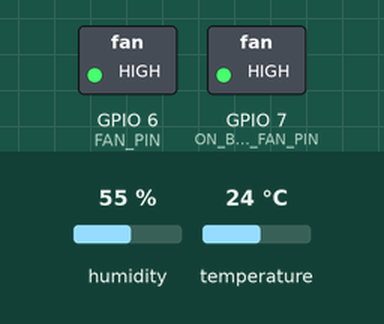
Recording of a sketch running on a simulated ESP8266 (NodeMCU). Parts: switched loads named in the sketch (green lamp = pin HIGH). Inputs (shaded band) come from the test bench; at power-on: humidity 55 %, temperature 24 °C. WiFi joins after 1.5 s; servers stay silent unless stated; uploads are accepted with an empty reply; what the sketch prints to the serial monitor is not drawn.

Above: at 0.1 s.
At 2.6 s:
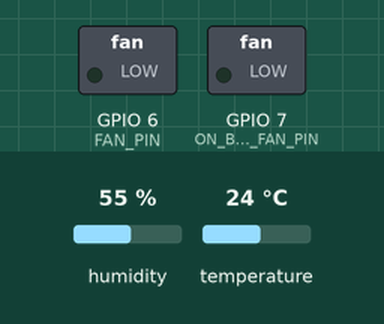
At 3.1 s:
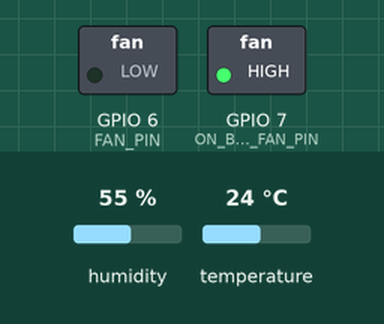
Timing chart, 0 to 4.6 s (numbered marks = the images above):
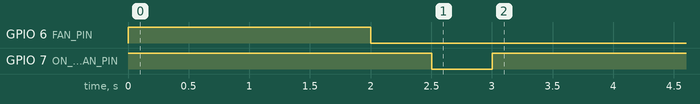

The sketch:

monitoringSystem.ino
```cpp
#include <ESP8266WiFi.h>
#include <ESP8266HTTPClient.h>
#include <Arduino_JSON.h>
#include <WiFi.h>
#include "DHT.h"

const char* ssid = "Hardware-Lab";
const char* password = "H@rdw@re2o23";
const char* server_address = "http://localhost/baby_monitor/baby_monitor.php";

#define DHTPIN 2
#define DHTTYPE DHT11
DHT dht11_sensor(DHTPIN, DHTTYPE);
WiFiClient client;

#define FAN_PIN 6
#define ON_BOARD_FAN_PIN 7

void setup() {
  Serial.begin(115200);

  pinMode(ON_BOARD_FAN_PIN, OUTPUT);
 pinMode(FAN_PIN, OUTPUT);

  digitalWrite(ON_BOARD_FAN_PIN, HIGH);
  digitalWrite(FAN_PIN, HIGH);

  delay(2000);

 digitalWrite(ON_BOARD_FAN_PIN, LOW);
 digitalWrite(FAN_PIN, LOW);

  WiFi.mode(WIFI_STA);
  WiFi.begin(ssid, password);

  Serial.println();
  Serial.println("Connecting to WiFi...");

  int timeout = 20; // Timeout in seconds
  while (WiFi.status() != WL_CONNECTED && timeout > 0) {
   Serial.print(".");
  digitalWrite(ON_BOARD_FAN_PIN, !digitalRead(ON_BOARD_FAN_PIN)); // Blink onboard fan LED
  delay(500);
  timeout--;
  }

  if (WiFi.status() == WL_CONNECTED) {
    Serial.println("\nConnected to WiFi");
    Serial.print("IP address: ");
    Serial.println(WiFi.localIP());
  } else {
    Serial.println("\nFailed to connect to WiFi. Restarting...");
    delay(3000);
    ESP.restart();
  }

  dht11_sensor.begin();
}

void loop() {
  if (WiFi.status() == WL_CONNECTED) {
    controlFan();
    //readDHTSensorData();
    sendDataToServer();
    delay(4000);
  } else {
    Serial.println("WiFi disconnected. Reconnecting...");
    WiFi.begin(ssid, password);
    delay(5000);
  }
}

void controlFan() {
  // Read fan control data from server
  HTTPClient http;
  String postData = "id=esp8266_01";
  String payload = "";

  http.begin(client, server_address);
  http.addHeader("Content-Type", "application/x-www-form-urlencoded");

  int httpCode = http.POST(postData);

  if (httpCode > 0) {
    if (httpCode == HTTP_CODE_OK) {
      payload = http.getString();
      http.end();

      JSONVar data = JSON.parse(payload);
      if (JSON.typeof(data) == "undefined") {
        Serial.println("Failed to parse JSON");
        return;
      }

      if (data.hasOwnProperty("Fan")) {
        String fanState = data["Fan"];
        if (fanState == "ON") {
          digitalWrite(FAN_PIN, HIGH);
          Serial.println("Fan Turned ON");
        } else if (fanState == "OFF") {
          digitalWrite(FAN_PIN, LOW);
          Serial.println("Fan Turned OFF");
        } else {
          Serial.println("Invalid fan state");
        }
      } else {
        Serial.println("Fan state not found in JSON");
      }
    } else {
      Serial.println("HTTP request failed");
    }
  } else {
    Serial.println("Error sending HTTP request");
  }
}

void readDHTSensorData() {
  float temperature = dht11_sensor.readTemperature();
  int humidity = dht11_sensor.readHumidity();

  if (isnan(temperature) || isnan(humidity)) {
    Serial.println("Failed to read from DHT sensor!");
    return;
  }

  Serial.print("Temperature: ");
  Serial.print(temperature);
  Serial.println(" °C");

  Serial.print("Humidity: ");
  Serial.print(humidity);
  Serial.println(" %");
}

void sendDataToServer() {
  float temperature = dht11_sensor.readTemperature();
  int humidity = dht11_sensor.readHumidity();

  String postData = "id=esp8266_01";
  postData += "&temperature=" + String(temperature);
  postData += "&humidity=" + String(humidity);

  HTTPClient http;
  http.begin(client, server_address);
  http.addHeader("Content-Type", "application/x-www-form-urlencoded");

  int httpCode = http.POST(postData);
  if (httpCode > 0) {
    if (httpCode == HTTP_CODE_OK) {
      Serial.println("Data sent to server successfully");
    } else {
      Serial.print("HTTP request failed with error code: ");
      Serial.println(httpCode);
      // You can add more specific error handling here if needed
    }
  } else {
    Serial.println("Error sending HTTP request");
    // Here you can also try to catch the error if available
    // Note: Arduino environment does not have standard exception handling
  }

  http.end();
}
```
